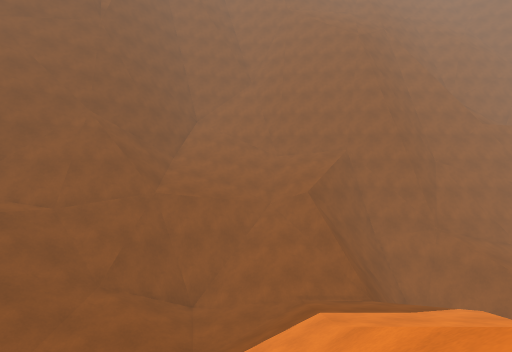
[1] (above)

17 first-person views from a walk through a scene from a Unity 3-D project. The camera is 1.3 m above the floor, tilts 4° down and sees 90° across. The floor is counted in squares, 1 m on a side. Each view is taken from the middle of a square. On the plan, view 1 faces up. The plan holds only what a view shows up to about 13 squares ahead; the rest is blank. The place goes on beyond the plan.

[2]
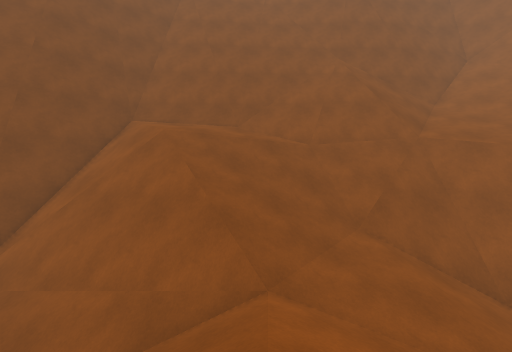

[3]
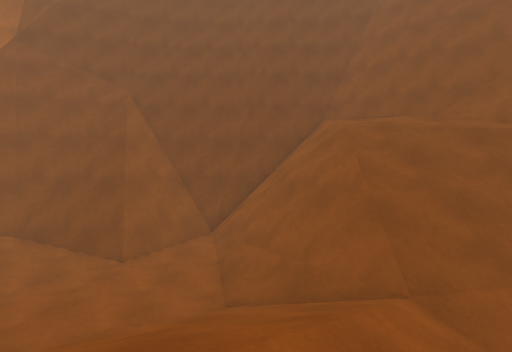

[4]
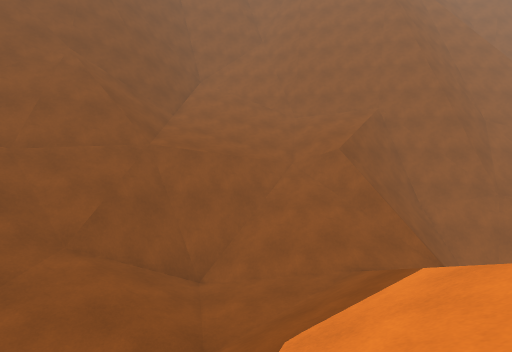

[5]
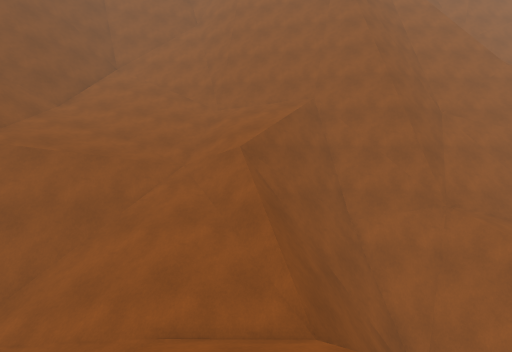

[6]
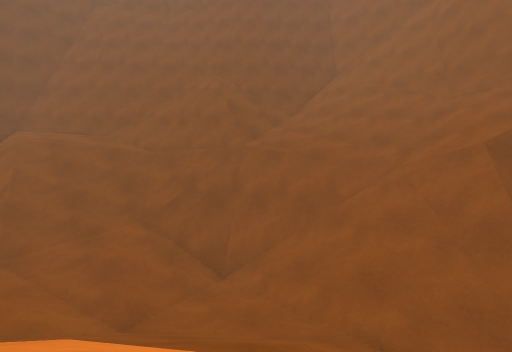

[7]
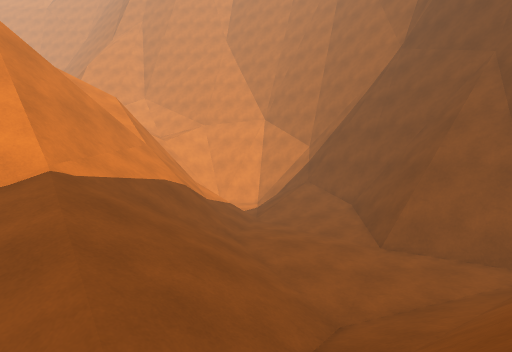

[8]
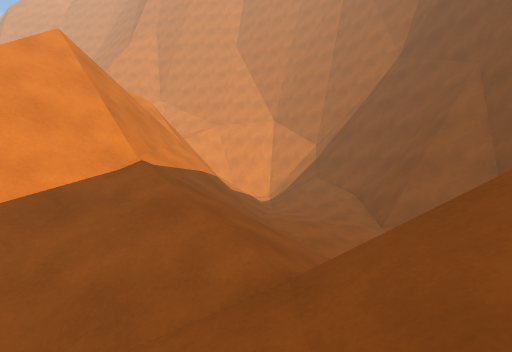

[9]
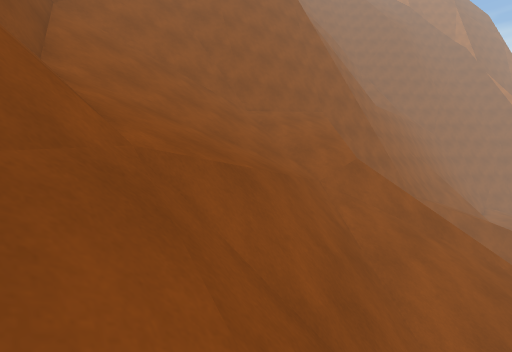

[10]
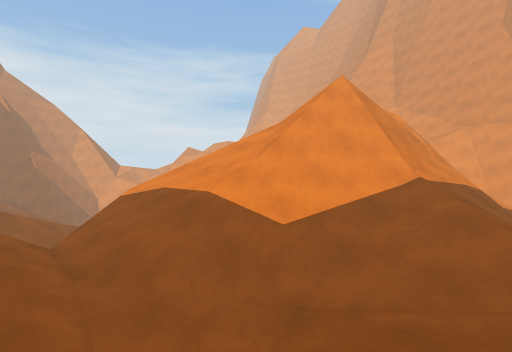

[11]
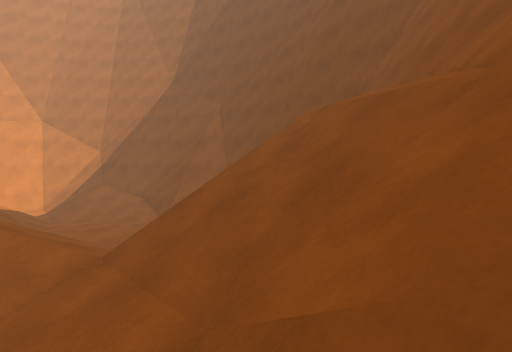

[12]
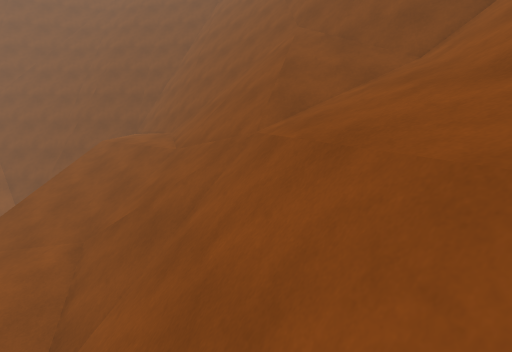

[13]
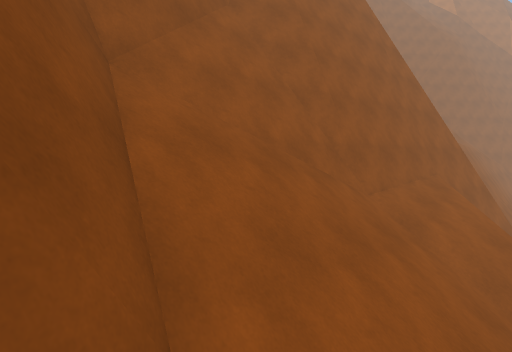

[14]
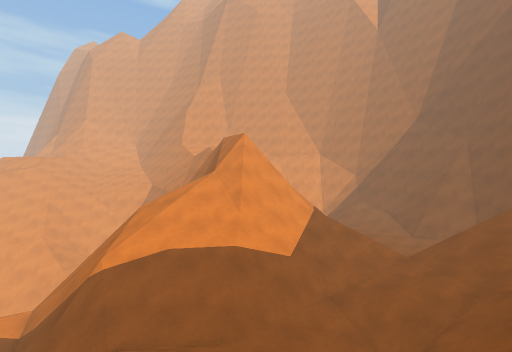

[15]
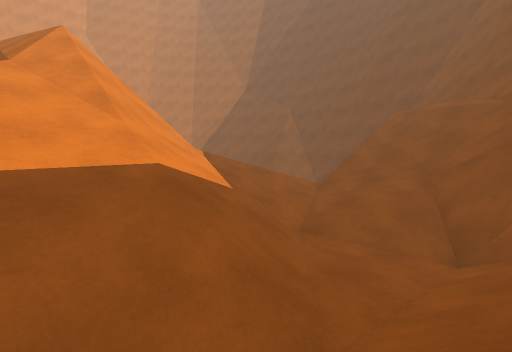

[16]
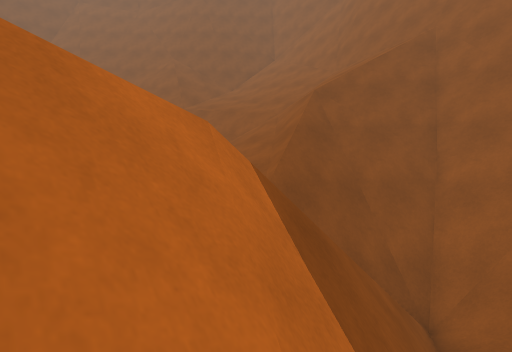

[17]
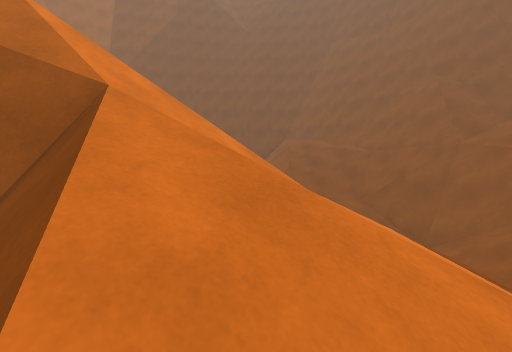

### Floor plan
Key: @ floor where view 1 was taken; # wall or solid block; . main floor; : floor 0.25 m higher than the main floor; - floor 0.5 m lower than the main floor; + floor 0.75 m higher than the main floor; * floor 1 m higher than the main floor; _ floor 1 m lower than the main floor; < floor 1.75 m lower than the main floor; ( floor 2 m lower than the main floor; ! floor 2.5 m lower than the main floor; % floor 5 m higher than the main floor; & floor 5.5 m higher than the main floor; / step, stairs or slope; = window, fence, low wall or low ledge; v drop or lower ground.
Columns run from 17 left of view 1 to 13 right of it. Each row starts with its distance up from view 1.
 23            #//=#####
 22           ##/////=#####
 21           #=////////=######
 20          ##=////////////vv#
 19         ##=////////////vvvvvvvv
 18       ###/////////////vvvvvvvvv
 17      ##//////////////vvvvv
 16     ##vv////////v////vvvv
 15     #vvvvvv//vvvv/////vv####
 14        ###=//v==//////vv####.
 13      ####=////=#//////v===!<_.
 12     ###==//////////////=# !( _#
 11    ##=#////////../////:// v
 10   ##///////////.::////////v
  9  ##/&//////////.:////////vvv
  8 ##/&%//////////://///////vvvv<
  7 #/&&/////////+/////////////vv<
  6 #////vvv  /*/////////////////<
  5 ##///vv#==/////////////////
  4 ##// ##==/////////////////
  3  ##/=#=//////////////////
  2  ##v=///-//////////////v
  1   #=.....//////=/////vv
  0   #=...-../////=#@///v
 -1   ###......////=# ///v
 -2    ##=.....////=#v //v
 -3     ##.....////=#   /v
 -4     #=.-...////v/   /v
 -5     #=..-..////=//
 -6     #=...-.////# /

Where each view was taken, in squares from view 1:
view 1: 0 up, 0 right, facing up
view 2: 2 up, 3 left, facing up-left
view 3: 3 up, 2 left, facing left
view 4: 3 up, 1 left, facing up
view 5: 6 up, 4 right, facing up
view 6: 6 up, 4 right, facing up-left
view 7: 7 up, 7 left, facing down
view 8: 9 up, 6 left, facing down
view 9: 12 up, 7 left, facing up-right
view 10: 12 up, 5 left, facing down-right
view 11: 12 up, 5 left, facing down-left
view 12: 15 up, 1 right, facing left
view 13: 18 up, 7 left, facing up-right
view 14: 18 up, 1 right, facing down
view 15: 12 up, 4 right, facing down-left
view 16: 6 up, 10 right, facing up-left
view 17: 4 up, 8 right, facing left
